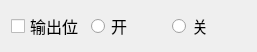
<?xml version="1.0" encoding="UTF-8"?>
<ui version="4.0">
 <class>ZSet_SwItemWid</class>
 <widget class="QWidget" name="ZSet_SwItemWid">
  <property name="geometry">
   <rect>
    <x>0</x>
    <y>0</y>
    <width>257</width>
    <height>48</height>
   </rect>
  </property>
  <property name="windowTitle">
   <string>Form</string>
  </property>
  <layout class="QHBoxLayout" name="horizontalLayout">
   <item>
    <widget class="QCheckBox" name="checkBox">
     <property name="font">
      <font>
       <family>微软雅黑</family>
       <pointsize>12</pointsize>
      </font>
     </property>
     <property name="text">
      <string>输出位</string>
     </property>
    </widget>
   </item>
   <item>
    <widget class="QRadioButton" name="openRadio">
     <property name="font">
      <font>
       <family>微软雅黑</family>
       <pointsize>12</pointsize>
      </font>
     </property>
     <property name="text">
      <string>开</string>
     </property>
    </widget>
   </item>
   <item>
    <widget class="QRadioButton" name="closeRadio">
     <property name="font">
      <font>
       <family>微软雅黑</family>
       <pointsize>12</pointsize>
      </font>
     </property>
     <property name="text">
      <string>关</string>
     </property>
    </widget>
   </item>
  </layout>
 </widget>
 <resources/>
 <connections/>
</ui>
